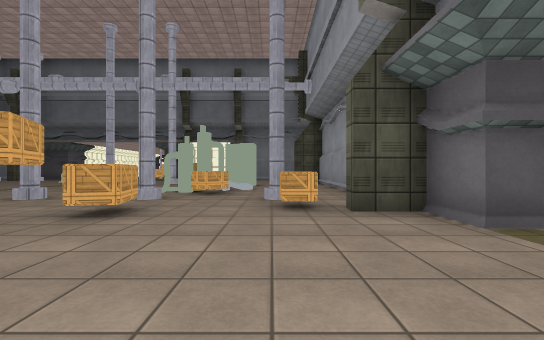
View 1 (above)

24 first-person views from a walk through a 3-D level made in the Unity game engine. The camera is 1.2 m above the floor, looks level and sees 90° across. Doors are open. The floor is counted in squares, 2 m on a side. Each view is taken from the middle of a square. On the plan, view 1 faces up. The plan holds only what a view shows up to about 9 squares ahead; the rest is blank. The place goes on beyond the plan. The player is left out. Surface patterns are stand-ins for the level's own textures.

View 2
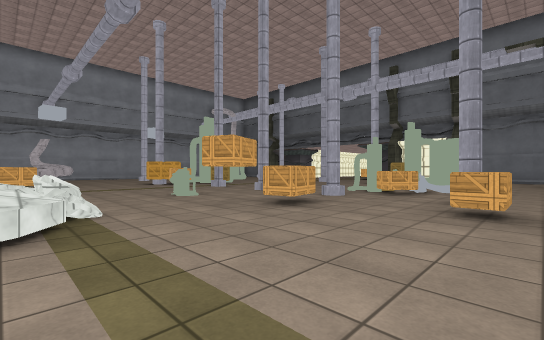

View 3
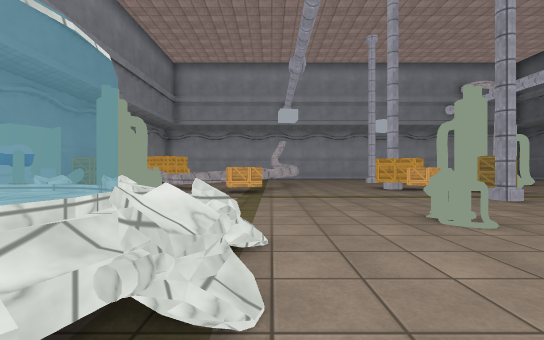

View 4
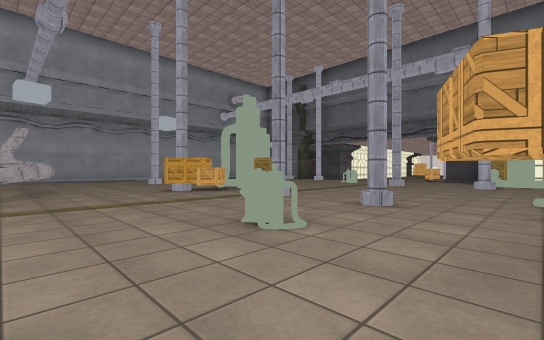

View 5
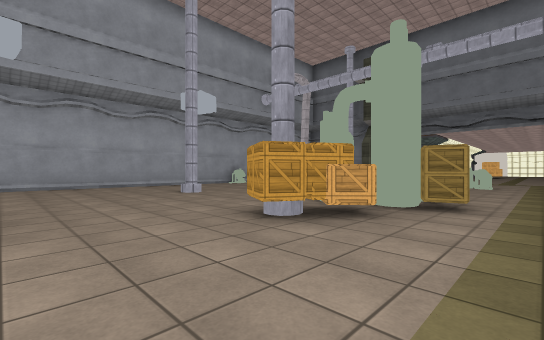

View 6
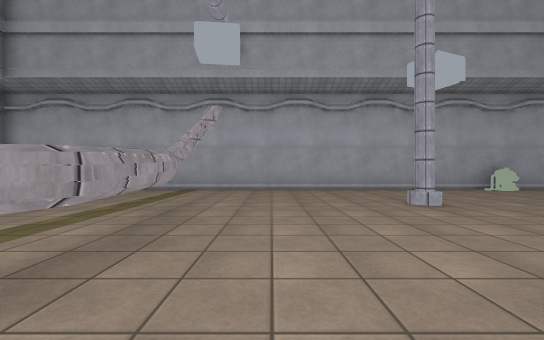

View 7
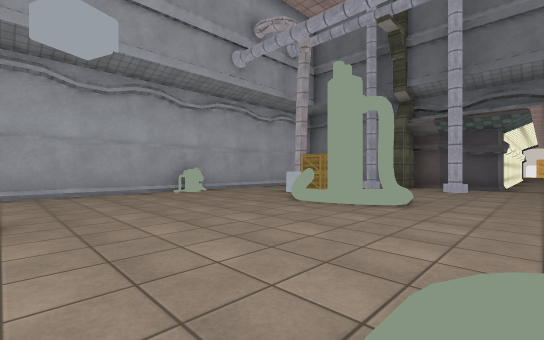

View 8
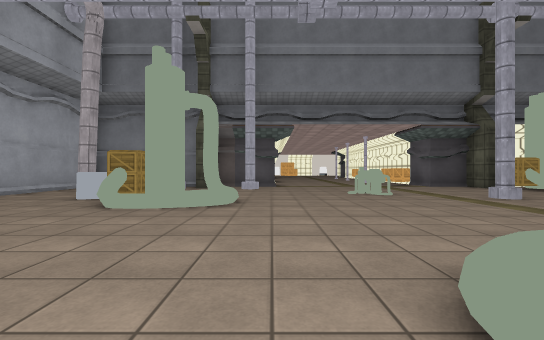

View 9
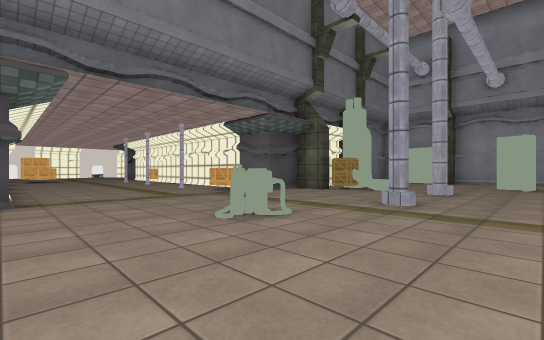

View 10
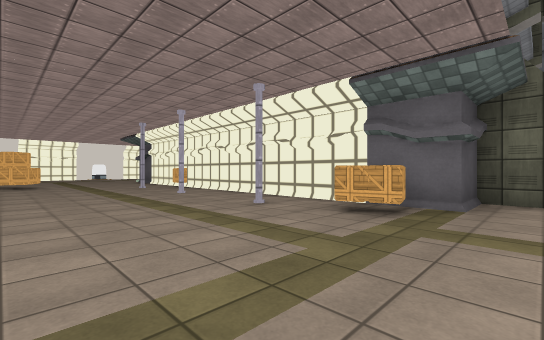

View 11
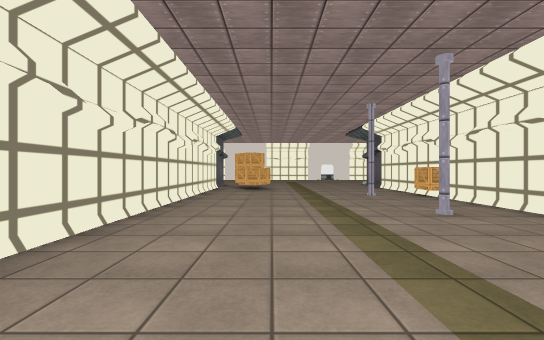

View 12
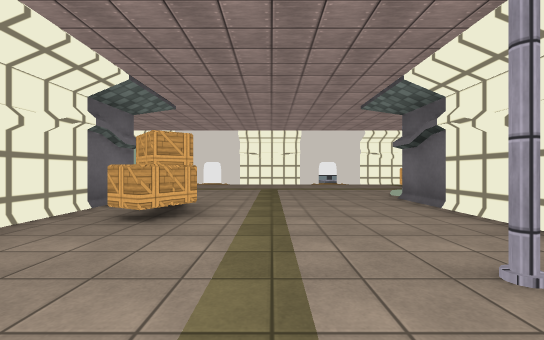

View 13
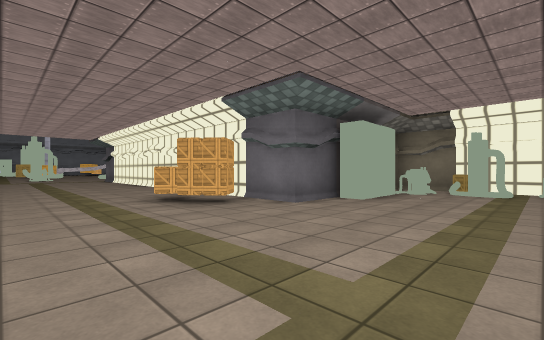

View 14
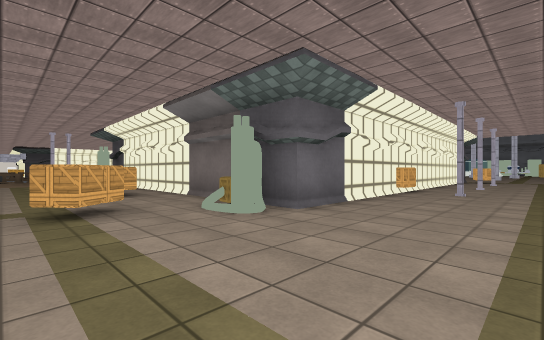

View 15
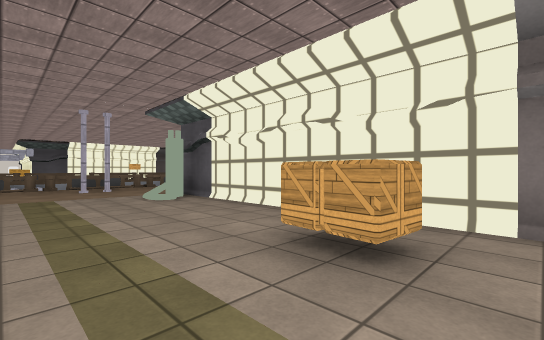

View 16
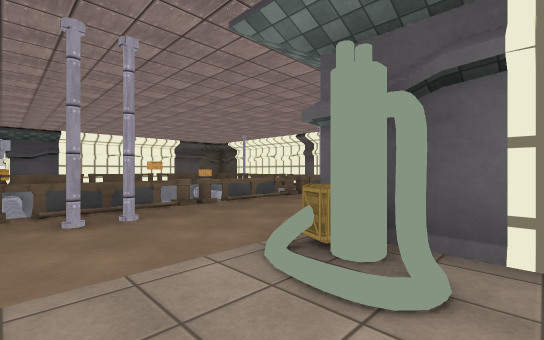

View 17
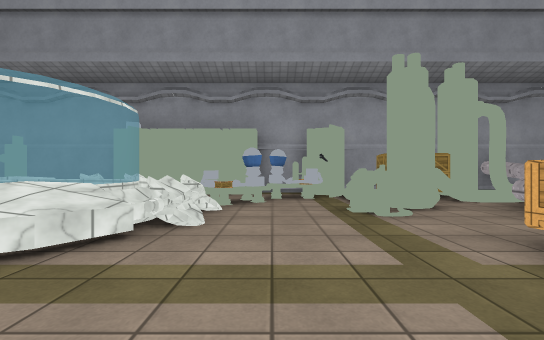

View 18
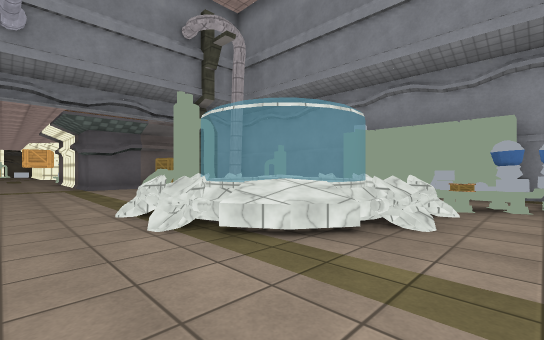

View 19
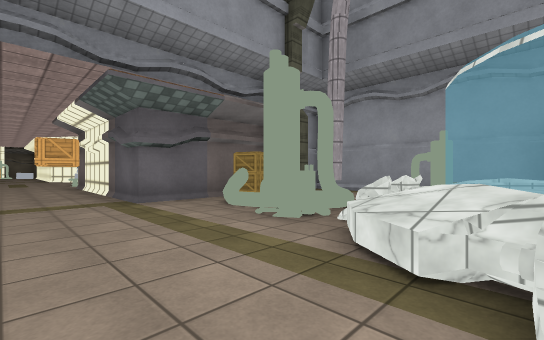

View 20
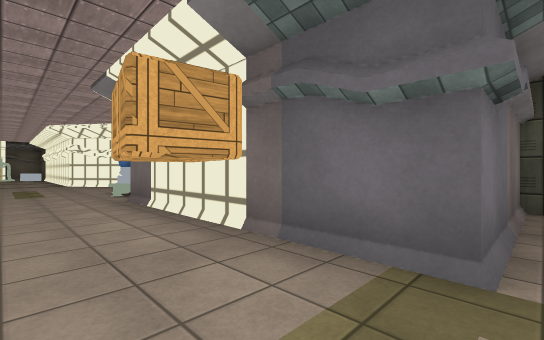

View 21
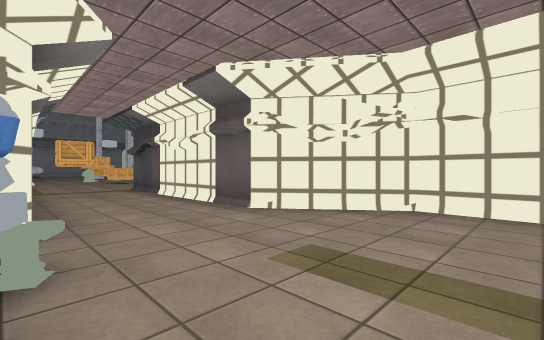

View 22
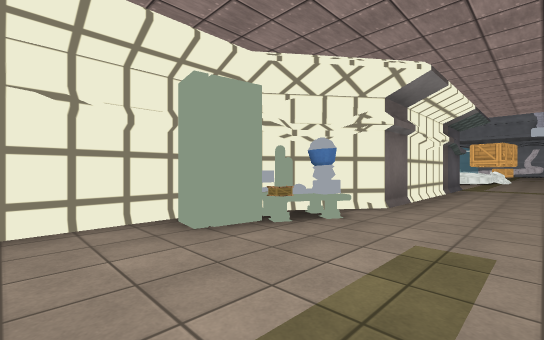

View 23
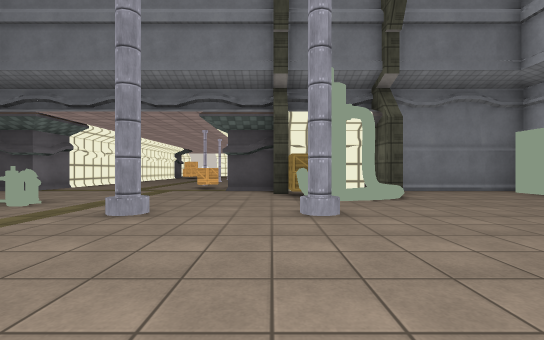

View 24
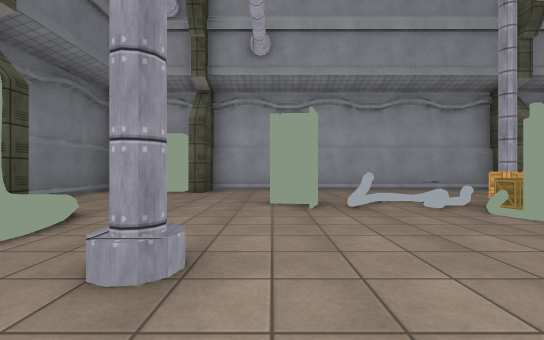

### Floor plan
Key: @ floor where view 1 was taken; # wall or solid block; x gap in a wall; . floor; / step, stairs or slope; = window, fence, low wall or low ledge; ^ raised ledge; B box; P pipe; O other object.
Columns run from 19 left of view 1 to 12 right of it. Each row starts with its distance up from view 1.
 32   #O...................^^^
 31   #B..........BB.......^^^  ^^^^
 30   #OO......../...B.....^^P
 29   ####.......#//......B^^^
 28      ###B....#  ###### ^^^
 27        #BB...#          ^^
 26        #B....#           ^
 25        #.....#
 24        #...P.#
 23        #.....#
 22        #...P.#
 21        #.....#
 20        #.....#
 19        #...P.#
 18        #.....#
 17        #....B#
 16      ###.....##  #####
 15 #.  ###.......####...#
 14 #.   .........B##....#
 13 #.#   ...OO..........##
 12 #..^B ......#..#...../#
 11 #...B##...........#../#
 10 #O.................../#
  9 #................##../#
  8 #........=.......B=../#
  7 #.......##B.....#B.../#
  6  ...#....B.#..#....../#
  5 #.......B .........B./      ###
  4 #...............BB.Bx##    ##..
  3 #.............O.B.....######...
  2 #.....#^#.......................
  1 #...##..^ .............B........
  0 #...... ##B...====.@..#######...
 -1  ...    =....=####O.#.#     ##..
 -2         ^.OO.=#  #=#B.#      ###
 -3        ^^...##### #####
 -4       ^^#B# ^^ ^= #
 -5      .x ^^##^######
 -6      #

Positions as (right, up) in squares from view 1, and headings:
1: (0, 0), facing up
2: (1, 0), facing up-left
3: (-2, 1), facing left
4: (-3, 1), facing up-left
5: (-8, 2), facing up-left
6: (-10, 3), facing left
7: (-11, 6), facing up-left
8: (-12, 6), facing up
9: (-12, 10), facing up-right
10: (-11, 15), facing up-right
11: (-10, 18), facing up
12: (-9, 23), facing up
13: (-8, 32), facing down-left
14: (-9, 32), facing down-right
15: (-3, 32), facing down-right
16: (2, 31), facing down-right
17: (-7, 2), facing down
18: (-7, 2), facing down-right
19: (-3, 2), facing down-right
20: (2, 2), facing down-right
21: (11, 0), facing up-left
22: (12, 2), facing down-left
23: (-5, 8), facing up
24: (-6, 11), facing right
